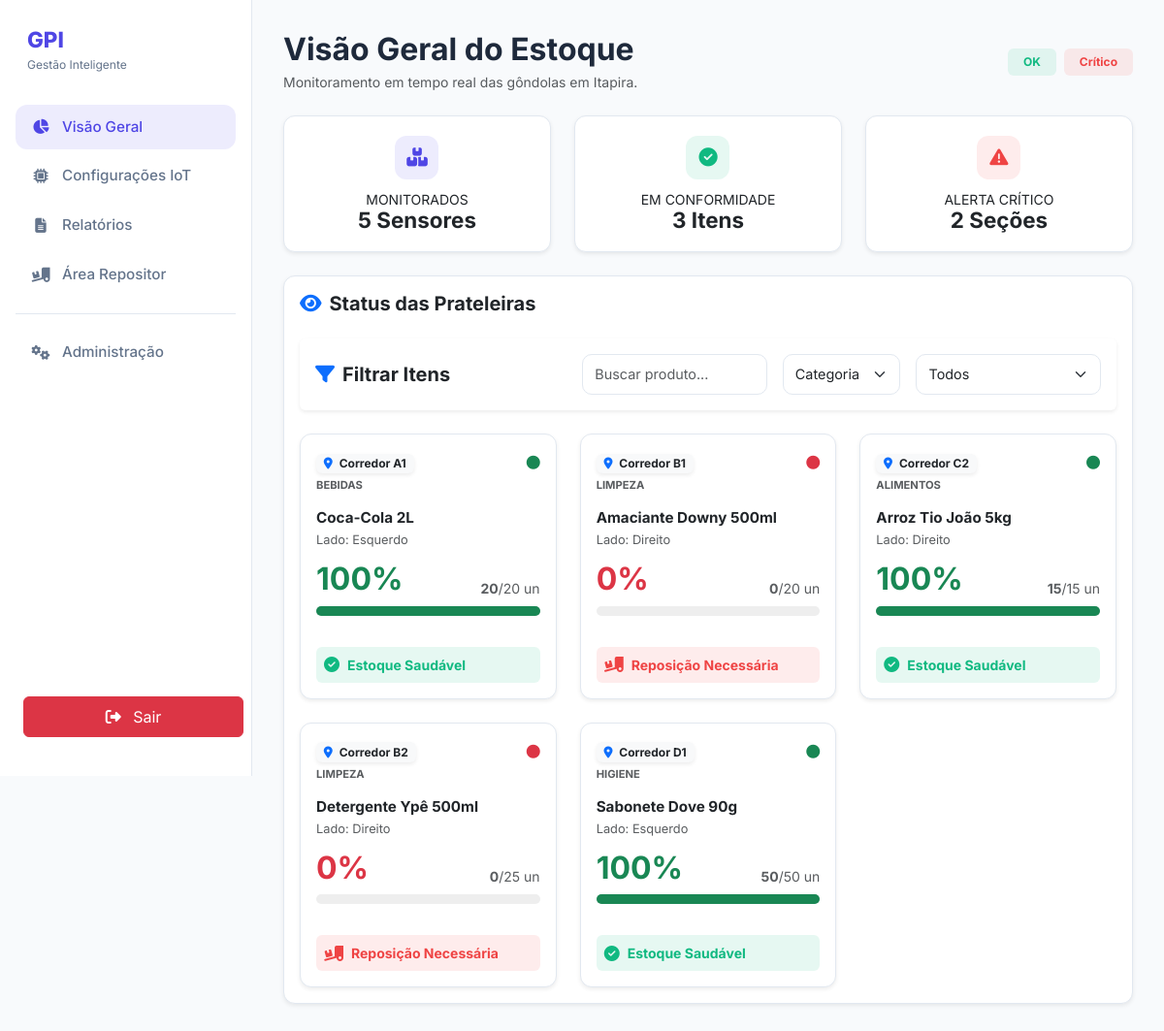
/roteador.php?controller=Home&action=index (signed in), run on an earlier commit of the app's database.
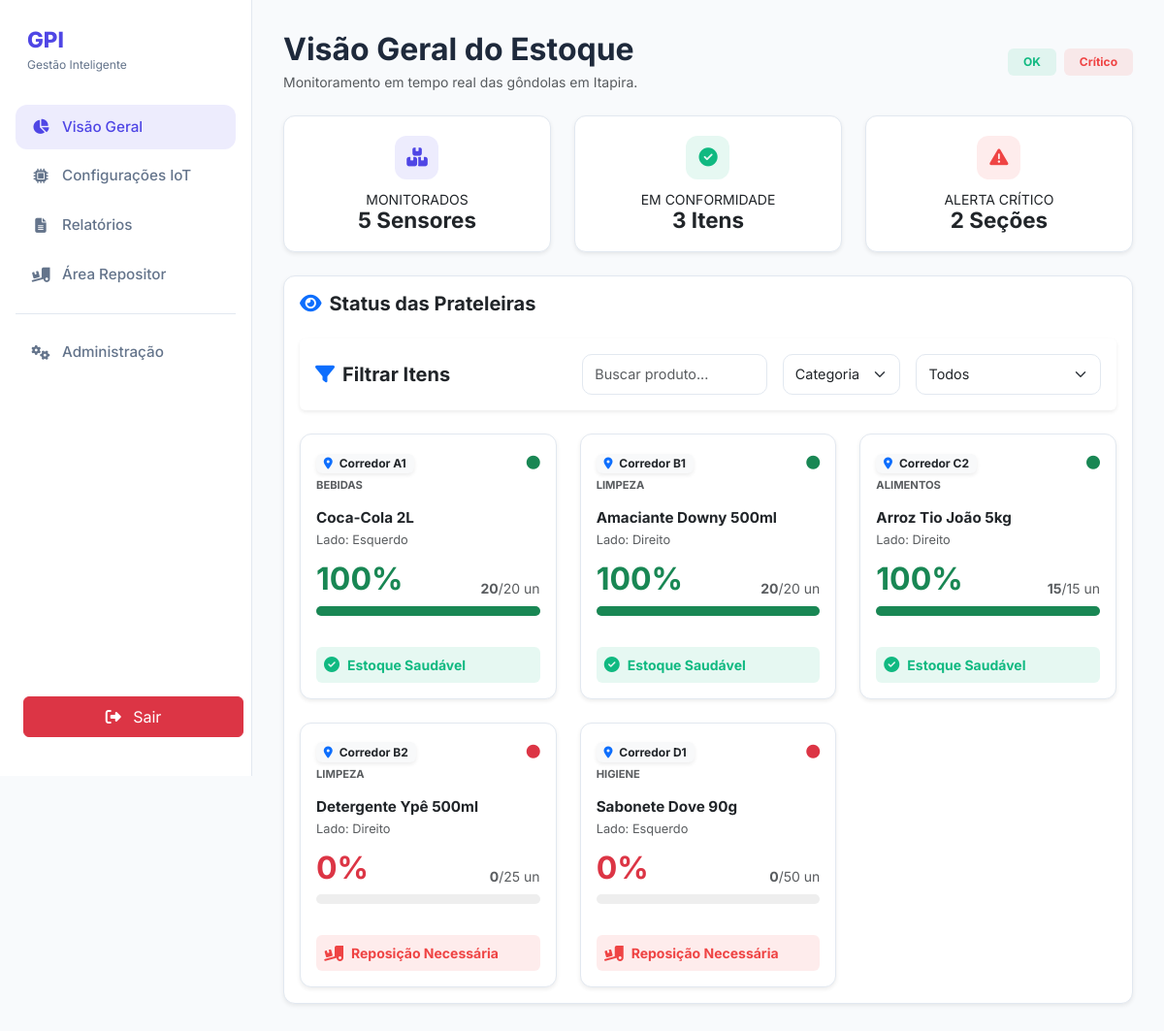
And on a later commit of the database.
### tables this page shows
CREATE TABLE sensor (
    id VARCHAR(50) PRIMARY KEY NOT NULL,
    nome VARCHAR(120) NOT NULL,
    corredor VARCHAR(120) NOT NULL,
    lado VARCHAR(120) NOT NULL,
    peso_atual DECIMAL(10,3) NOT NULL DEFAULT 0,
    capacidade_maxima INT NOT NULL DEFAULT 20,
    minimo_reposicao INT NOT NULL DEFAULT 5,
    ultima_atualizacao DATETIME NOT NULL DEFAULT CURRENT_TIMESTAMP ON UPDATE CURRENT_TIMESTAMP,
    quantidade_atual INT NOT NULL DEFAULT 0,
    id_produto INT NOT NULL,
    status VARCHAR(20) NOT NULL,
    FOREIGN KEY (id_produto) REFERENCES produtos(id)
);

CREATE TABLE categorias (
    id INT PRIMARY KEY AUTO_INCREMENT,
    nome VARCHAR(60) NOT NULL
);

CREATE TABLE produtos (
    id INT PRIMARY KEY NOT NULL AUTO_INCREMENT,
    nome VARCHAR(120) NOT NULL,
    peso_unitario DECIMAL(10,3) NOT NULL,
    unidade_medida VARCHAR(10) DEFAULT 'un',
    id_categoria INT,
    FOREIGN KEY (id_categoria) REFERENCES categorias(id)
);

### controller/HomeController.php (called while the page is built, shortened)
<?php
class HomeController {
    public function index() {
        $this->sensorDAO = new SensorDAO();
        $sensores = $this->sensorDAO->listarTodos();
        include __DIR__ . '/../view/home.php';
    }
}

### autoload.php (called while the page is built, shortened)
<?php
spl_autoload_register(function ($classe) {
    $pastas = ['controller', 'model', 'dao'];
    foreach ($pastas as $pasta) {
        $arquivo = __DIR__ . DIRECTORY_SEPARATOR . $pasta . DIRECTORY_SEPARATOR . $classe . '.php';
        if (file_exists($arquivo)) {
            return;
        }
    }
});

### DAO/Conexao.php (called while the page is built)
<?php
class Conexao {
    private static $instance;
    public static function getConn() {
        if (!isset(self::$instance)) {
            try {
                self::$instance = new PDO("mysql:host=localhost;port=3307;dbname=gpi;charset=utf8", "root", "");
                self::$instance->setAttribute(PDO::ATTR_ERRMODE, PDO::ERRMODE_EXCEPTION);
            } catch (PDOException $e) {
                die("Erro de conexão com o banco de dados: " . $e->getMessage());
            }
        }
        return self::$instance;
    }
}

### DAO/SensorDAO.php (called while the page is built, shortened)
<?php
include_once 'Conexao.php';
include_once 'model/Categoria.php';
include_once 'model/Sensor.php';
include_once 'model/Produto.php';
class SensorDAO {
    private $conexao;
    public function __construct() {
        $this->conexao = Conexao::getConn();
    }
    public function listarTodos() {
        try {
            $sql = "SELECT s.id AS sensor_id, s.nome AS sensor_nome, s.corredor, s.lado,
                           s.peso_atual, s.quantidade_atual, s.capacidade_maxima, s.minimo_reposicao, s.status AS sensor_status,
                           p.id AS produto_id, p.nome AS produto_nome, p.peso_unitario,
                           c.id AS categoria_id, c.nome AS categoria_nome
                    FROM sensor s
                    LEFT JOIN produtos p ON s.id_produto = p.id
                    LEFT JOIN categorias c ON p.id_categoria = c.id";
            $stmt = $this->conexao->query($sql);
            $sensores = [];
            while ($row = $stmt->fetch(PDO::FETCH_ASSOC)) {
                $categoria = new Categoria();
                $categoria->setId($row['categoria_id']);
                $categoria->setNome($row['categoria_nome']);
                $produto = new Produto();
                $produto->setId($row['produto_id']);
                $produto->setNome($row['produto_nome']);
                $produto->setPesoUnitario($row['peso_unitario']);
                $produto->setCategoria($categoria);
                $sensor = new Sensor();
                $sensor->setId($row['sensor_id']);
                $sensor->setNome($row['sensor_nome']);
                $sensor->setCorredor($row['corredor']);
                $sensor->setLado($row['lado']);
                $sensor->setCapacidadeMaxima($row['capacidade_maxima']);
                $sensor->setMinimoReposicao($row['minimo_reposicao']);
                $sensor->setStatus($row['sensor_status']);
                $sensor->setProduto($produto);
                $sensor->setQuantidadeAtual($row['quantidade_atual']);
                $sensor->setPesoAtual($row['peso_atual']);
                $sensores[] = $sensor;
            }
            return $sensores;
        } catch (PDOException $e) {
            throw new Exception("Erro ao listar sensores: " . $e->getMessage());
        }
    }
}

### model/Sensor.php (called while the page is built, shortened)
<?php
class Sensor {
    private $id;
    private $corredor;
    private $lado;
    private $capacidadeMaxima;
    private $quantidadeAtual;
    private $minimoReposicao;
    private $produto;
    public function getPorcentagemEstoque() {
        $porcentagem = ($this->getQuantidadeAtual() / $this->capacidadeMaxima) * 100;
        return ($porcentagem > 100) ? 100 : round($porcentagem, 1);
    }
    public function precisaReposicao() {
        return $this->getQuantidadeAtual() <= $this->minimoReposicao;
    }
    public function setQuantidadeAtual($qtd) { $this->quantidadeAtual = $qtd; }
    public function getQuantidadeAtual() { return $this->quantidadeAtual ?? 0; }
    public function setProduto(Produto $produto) { $this->produto = $produto; }
    public function getProduto() { return $this->produto; }
    public function getId() { return $this->id; }
    public function setId($id) { $this->id = $id; }
    public function getCorredor() { return $this->corredor; }
    public function setCorredor($c) { $this->corredor = $c; }
    public function getLado() { return $this->lado; }
    public function setLado($l) { $this->lado = $l; }
    public function getCapacidadeMaxima() { return $this->capacidadeMaxima; }
    public function setCapacidadeMaxima($m) { $this->capacidadeMaxima = $m; }
    public function setMinimoReposicao($min) { $this->minimoReposicao = $min; }
}

### model/Produto.php (called while the page is built, shortened)
<?php
class Produto {
    private $nome;
    private $categoria;
    public function getNome() {
        return $this->nome;
    }
    public function getCategoria() {
        return $this->categoria;
    }
    public function setNome($nome) {
        $this->nome = $nome;
    }
    public function setCategoria($categoria) {
        $this->categoria = $categoria;
    }
}

### model/Categoria.php (called while the page is built, shortened)
<?php
class Categoria {
    private $nome;
    public function getNome() {
        return $this->nome;
    }
    public function setNome($nome) {
        $this->nome = $nome;
    }
}

### view/home.php (the view, shortened to what the changed rows need)
<!DOCTYPE html>
<html lang="pt-BR">
<head>
    <link rel="stylesheet" href="https://cdnjs.cloudflare.com/ajax/libs/font-awesome/6.4.2/css/all.min.css">
    <link href="https://cdn.jsdelivr.net/npm/bootstrap@5.3.2/dist/css/bootstrap.min.css" rel="stylesheet">
    <link rel="stylesheet" href="style.css" />
</head>
<body>
    <div class="app">
        <main class="content">
            <header class="header mb-4 d-flex justify-content-between align-items-center">
                <div>
                    <h1 class="fw-bold h2 mb-1">Visão Geral do Estoque</h1>
                </div>
            </header>
            <section class="card border-0 shadow-sm p-4">
                <h2 class="h5 fw-bold mb-4"><i class="fa-solid fa-eye me-2 text-primary"></i>Status das Prateleiras</h2>
                <section class="filter-bar border-0 shadow-sm mb-4 p-3 rounded">
                    <div class="row g-3 align-items-center">
                        <div class="col-md-4">
                            <h2 class="h5 fw-bold mb-0 text-dark"><i class="fa-solid fa-filter me-2 text-primary"></i>Filtrar Itens</h2>
                        </div>
                    </div>
                </section>
                <div class="row g-4" id="lista-sensores">
                    <?php foreach ($sensores as $s):
                        $isCritico = $s->precisaReposicao();
                        $porcentagem = $s->getPorcentagemEstoque();
                        $id = $s->getId();
                        if ($isCritico) {
                            $corDestaque = 'danger';
                        } elseif ($porcentagem < 50) {
                            $corDestaque = 'warning';
                        } else {
                            $corDestaque = 'success';
                        }
                    ?>
                    <div class="col-xl-4 col-md-6">
                        <article class="card shelf-card h-100 border-0 border-start border-5 border-<?php echo $corDestaque; ?> shadow-sm"
                                id="card-sensor-<?php echo $id; ?>"
                                style="cursor: pointer;"
                                data-bs-toggle="modal"
                                data-bs-target="#sensorModal"
                                data-id="<?php echo $id; ?>"
                                data-nome="<?php echo $s->getProduto()->getNome(); ?>"
                                data-categoria="<?php echo $s->getProduto()->getCategoria()->getNome(); ?>"
                                data-qtd="<?php echo $s->getQuantidadeAtual(); ?>"
                                data-max="<?php echo $s->getCapacidadeMaxima(); ?>">
                            <div class="card-body p-4">
                                <div class="d-flex justify-content-between align-items-start mb-3">
                                    <div>
                                        <span class="badge bg-light text-dark border-0 shadow-sm mb-1">
                                            <i class="fa-solid fa-location-dot me-1 text-primary"></i> Corredor <?php echo $s->getCorredor(); ?>
                                        </span>
                                        <small class="d-block text-muted text-uppercase fw-bold" style="font-size: 0.7rem;">
                                            <?php echo $s->getProduto()->getCategoria()->getNome(); ?>
                                        </small>
                                    </div>
                                    <div class="text-end">
                                        <i id="status-icon-<?php echo $id; ?>" class="fa-solid fa-circle text-<?php echo $corDestaque; ?> small"></i>
                                    </div>
                                </div>
                                <h3 class="h5 fw-bold mb-1"><?php echo $s->getProduto()->getNome(); ?></h3>
                                <p class="text-muted small mb-4">Lado: <?php echo $s->getLado(); ?></p>
                                <div class="mb-3">
                                    <div class="d-flex justify-content-between align-items-end mb-2">
                                        <span id="porcentagem-<?php echo $id; ?>" class="h2 fw-bold mb-0 text-<?php echo $corDestaque; ?>">
                                            <?php echo $porcentagem; ?>%
                                        </span>
                                        <span class="text-muted small" id="qtd-text-<?php echo $id; ?>">
                                            <strong><?php echo $s->getQuantidadeAtual(); ?></strong>/<?php echo $s->getCapacidadeMaxima(); ?> un
                                        </span>
                                    </div>
                                    <div class="progress" style="height: 10px; border-radius: 10px; background-color: #eee;">
                                        <div id="barra-<?php echo $id; ?>"
                                             class="progress-bar bg-<?php echo $corDestaque; ?> <?php echo $isCritico ? 'progress-bar-striped progress-bar-animated' : ''; ?>"
                                             role="progressbar" style="width: <?php echo $porcentagem; ?>%"></div>
                                    </div>
                                </div>
                                <div id="alerta-reposicao-<?php echo $id; ?>" class="mt-3 p-2 rounded <?php echo $isCritico ? 'bg-danger-light' : 'bg-success-light'; ?> d-flex align-items-center gap-2">
                                    <i class="fa-solid <?php echo $isCritico ? 'fa-truck-ramp-box' : 'fa-check-circle'; ?>"></i>
                                    <span class="small fw-bold"><?php echo $isCritico ? 'Reposição Necessária' : 'Estoque Saudável'; ?></span>
                                </div>
                            </div>
                        </article>
                    </div>
                    <?php endforeach; ?>
                </div>
            </section>
        </main>
    </div>
</body>
</html>

What changed in the data, as far as the page shows it:
changed sensor "Amaciante Downy 500ml": porcentagem "0" → "100"; quantidade_atual "0" → "20"; quantidade_atual "Reposição Necessária" → "Estoque Saudável"
changed sensor "Sabonete Dove 90g": quantidade_atual "100" → "0"; quantidade_atual "50" → "0"; quantidade_atual "Estoque Saudável" → "Reposição Necessária"
